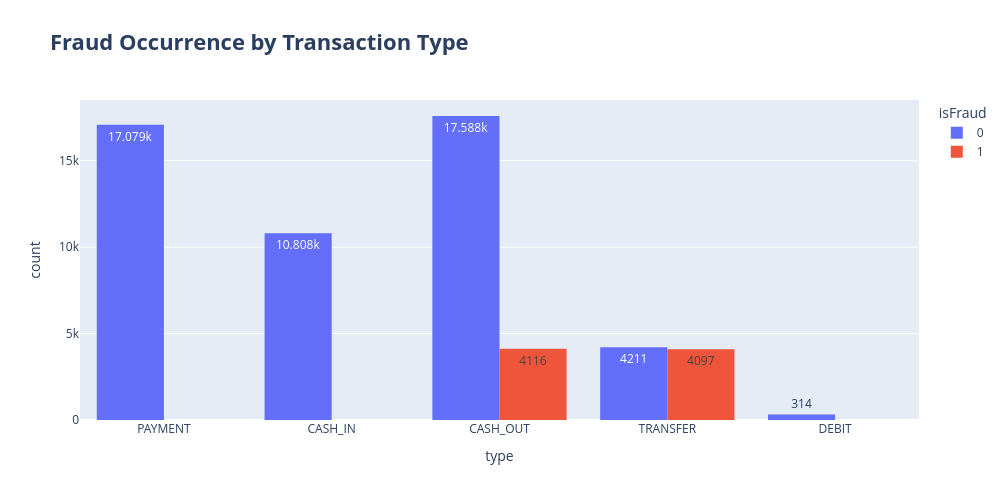

The cell this chart's notebook holds for it:
### Code cell
# Fraud Occurrence by Transaction Type
fig = px.histogram(
    df,
    x="type",
    color="isFraud",
    barmode="group",
    title="Fraud Occurrence by Transaction Type",
    text_auto=True
)

fig.update_layout(
    title_font=dict(size=22, weight="bold"),
    width=1000,
    height=500
)

fig.show()

### Figure 1 — Plotly figure (JSON) as saved in the notebook; plotly's stock layout.template omitted (floating-point values rounded to 4 significant figures; data arrays with more than 128 entries replaced by an {"elided": "..."} marker saying what was removed)
{"data": [{"alignmentgroup": "True", "bingroup": "x", "hovertemplate": "isFraud=0<br>type=%{x}<br>count=%{y}<extra></extra>", "legendgroup": "0", "marker": {"color": "#636efa", "pattern": {"shape": ""}}, "name": "0", "offsetgroup": "0", "orientation": "v", "showlegend": true, "texttemplate": "%{value}", "type": "histogram", "x": {"elided": "50000 str values"}, "xaxis": "x", "yaxis": "y"}, {"alignmentgroup": "True", "bingroup": "x", "hovertemplate": "isFraud=1<br>type=%{x}<br>count=%{y}<extra></extra>", "legendgroup": "1", "marker": {"color": "#EF553B", "pattern": {"shape": ""}}, "name": "1", "offsetgroup": "1", "orientation": "v", "showlegend": true, "texttemplate": "%{value}", "type": "histogram", "x": {"elided": "8213 str values"}, "xaxis": "x", "yaxis": "y"}], "layout": {"barmode": "group", "height": 500, "legend": {"title": {"text": "isFraud"}, "tracegroupgap": 0}, "title": {"font": {"size": 22, "weight": "bold"}, "text": "Fraud Occurrence by Transaction Type"}, "width": 1000, "xaxis": {"anchor": "y", "domain": [0, 1], "title": {"text": "type"}}, "yaxis": {"anchor": "x", "domain": [0, 1], "title": {"text": "count"}}}}
